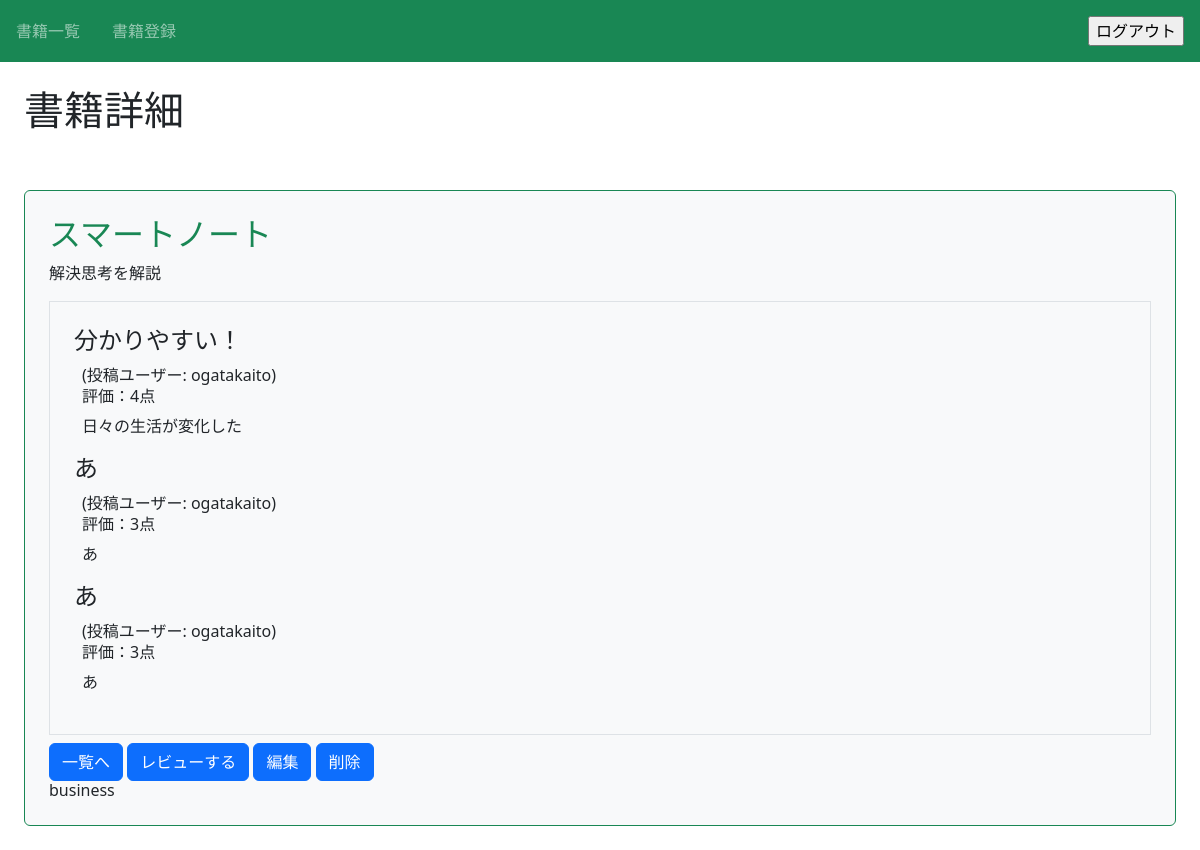
Page /book/14/detail/ (signed in) on the committed database.
### book/models.py (models this page shows, shortened)
class Book(Model):
    title = CharField(max_length=100)
    text = TextField()
    thumbnail = ImageField(null=True, blank=True)
    category = CharField(max_length=100,choices=CATEGORY)
    user = ForeignKey('auth.User',on_delete=CASCADE)

class Review(Model):
    book = ForeignKey(Book, on_delete=CASCADE)
    title = CharField(max_length=100)
    text = TextField()
    rate = IntegerField(choices=RATE_CHOICES)
    user = ForeignKey('auth.User', on_delete=CASCADE)

### book/views.py (the view)
# urls.py: path('book/<int:pk>/detail/',DetailBookView.as_view(),name='detail-book'),
class DetailBookView(LoginRequiredMixin,DetailView):
    template_name = 'book/book_detail.html'
    model = Book

### book/templates/book/book_detail.html (shortened to what this page needs)
{% extends 'base.html' %}
{% block h1 %}書籍詳細{% endblock h1 %}
{% block content %}
    <div class="p-4 m-4 bg-light border border-success rounded">
        <h2 class="text-success">{{ object.title }}</h2>
        <p>{{ object.text }}</p>
        <div class="border p-4 mb-2">
        {% for review in object.review_set.all %}
        <div>
            <h3 class="h4">{{ review.title }}</h3>
            <div class="px-2">
                <span>(投稿ユーザー: {{ review.user.username }})</span>
                <h6>評価：{{ review.rate }}点</h6>
                <p>{{ review.text }}</p>
            </div>
        </div>
        {% endfor %}
        </div>
        <a href="{% url 'list-book' %}" class="btn btn-primary">一覧へ</a>
        <a href="{% url 'review' object.pk %}" class="btn btn-primary">レビューする</a>
        <a href="{% url 'update-book' object.pk %}" class="btn btn-primary">編集</a>
        <a href="{% url 'delete-book' object.pk %}" class="btn btn-primary">削除</a>
        <h6 class="card-title">{{ object.category }}</h6>
    </div>
{% endblock content %}

### book/static/book/css/style.css (style rules this page uses)
a { text-decoration: none !important; }

### rows in the picture
Book: title "スマートノート", text "解決思考を解説", category "business"
Review: title "分かりやすい！", user.username "ogatakaito", rate "4", text "日々の生活が変化した"
Review: title "あ", user.username "ogatakaito", rate "3", text "あ"
Review: title "あ", user.username "ogatakaito", rate "3", text "あ"
